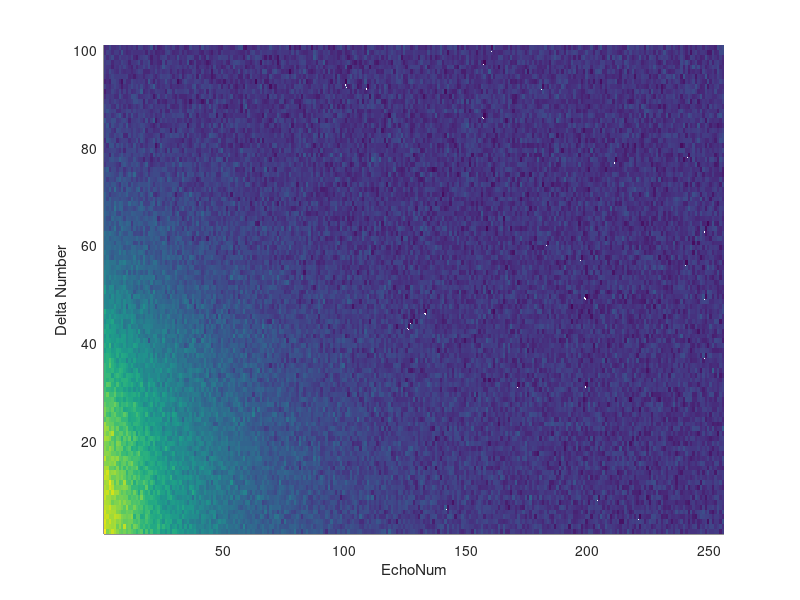

Recreate this plot in MATLAB. (Note: this script raises an error after producing the figure.)
clear
close all
clc

%% Data Simulation Scripts

nrEchoes = 256;
tEcho = 120e-6;   % echo time (s)
T2 = 5e-3; %s?


% T2D Data Sim

gamma = 267.513e6; % Gyromagnetic Ratio (rad T-1 S-1)
G = 6.56; % Magnet Gradient (T/m)
Delta = 1e-3; %Big Delta (s)
D = 2.2e-10; % Diffusion Coefficient

% Little delta loop
deltaMin = 50e-6; %s
deltaMax = 200e-5;
numSteps = 100; % number of Steps
deltaStep = (deltaMax - deltaMin)/numSteps; % Step Size

data = zeros(nrEchoes, numSteps); % Size of data matrix
count = 0; % step number
%signalNorm = gamma.^2 .* G.^2 .* deltaMin.^2 .* D .* (Delta + (deltaMin./3));
% y=(A).*(exp(-x./t2)); T2 decay
for i = deltaMin:deltaStep:deltaMax
    count = count + 1;
    signal = exp(-gamma.^2 .* G.^2 .* i.^2 .* D .* (Delta + (i./3)));
    for j = 1:nrEchoes
        x = 10;
        while x > 1 || x < -1
            x = randn;
        end
        data(j, count) = (signal .* (exp(-(j.*tEcho)./T2))) + randn/20;
    end
end

spec = data';

figure(1);
hold on
surf(spec); shading flat;
xlim([1 nrEchoes]); ylim([1 numSteps+1]); zlim([-0.2 1.25]);
xlabel('EchoNum')
ylabel('Delta Number')
zlabel('Signal')
hold off

save('/Users/tyler/Dropbox/Coding/T2D Solving/Bayesian Recent Edits/Simulated Data/dataSimT2D.mat','spec')

%% Separate Data by little delta

singleVec = reshape(data, 1, (numSteps+1).*nrEchoes);
firstPntperDelta = zeros(1, numSteps+1);
deltaVector = [deltaMin:deltaStep:deltaMax];

figure(2)
hold on
plot(singleVec);
%xlim([1 5.5e04]);
ylim([-0.20 1.2]);
xlabel('Data Point')
ylabel('Signal')
hold off

figure(3)
hold on
plot(singleVec(1,1:nrEchoes))
xlim([1 nrEchoes]);
ylim([-0.2 1.2]);
xlabel('Echo')
ylabel('Signal')
hold off

for i = 1:(numSteps+1)
    firstPntperDelta(1,i) = data2(i,1);
end

figure(4)
hold on
plot(deltaVector,firstPntperDelta./firstPntperDelta(1,1))
xlim([deltaMin deltaMax])
xlabel('Delta (s)')
ylabel('ln(Signal/S_0)')

fitx = -gamma.^2 .* G.^2 .* deltaVector.^2 .* (Delta + (deltaVector./3));
fity = log(firstPntperDelta./firstPntperDelta(1,1));
figure(5)
hold on
plot(fitx, fity)
ylabel('ln(Signal/S_0)')



